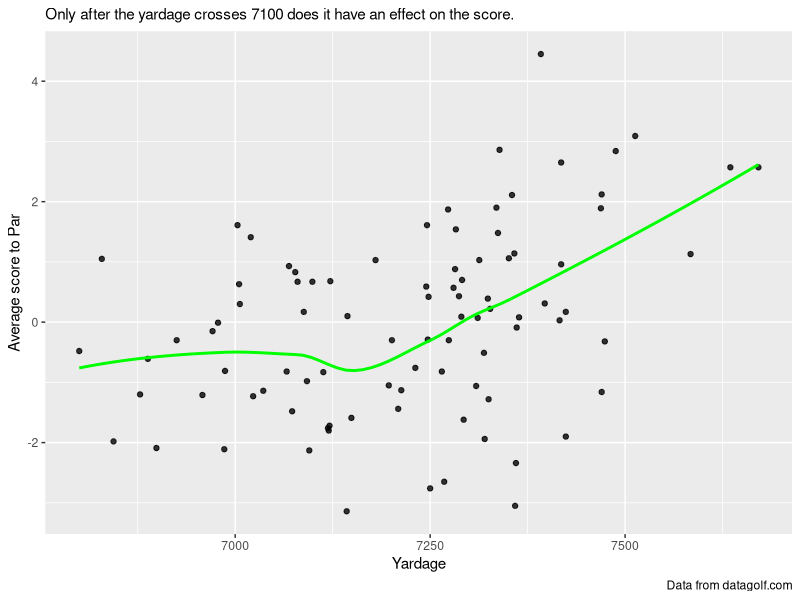

Here is the R script that generated this plot:
## ---- chunk 1
library(tidyverse)

golf_data <- read_csv(file = "dg_new_course_table.csv") #Reading the data
## ---- chunk 2
#Plotting the data in a scatter-plot
 golf_data |> ggplot(mapping = aes(x = yardage, y = adj_score_to_par)) + geom_point(alpha = .8) + geom_smooth(method = "loess", se = FALSE, color = "green") + labs(subtitle = "Only after the yardage crosses 7100 does it have an effect on the score.", x = "Yardage", y = "Average score to Par", caption = "Data from datagolf.com") + theme(plot.title = element_text(face = "bold")) 


